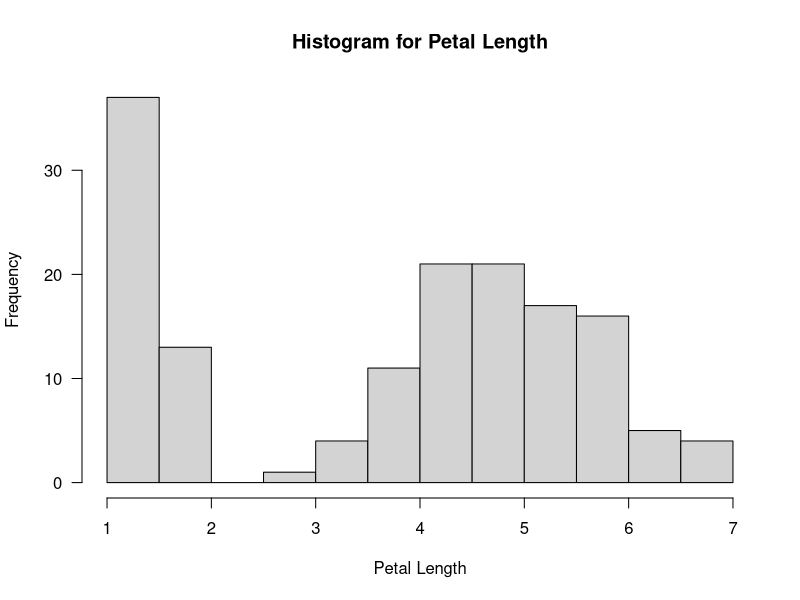
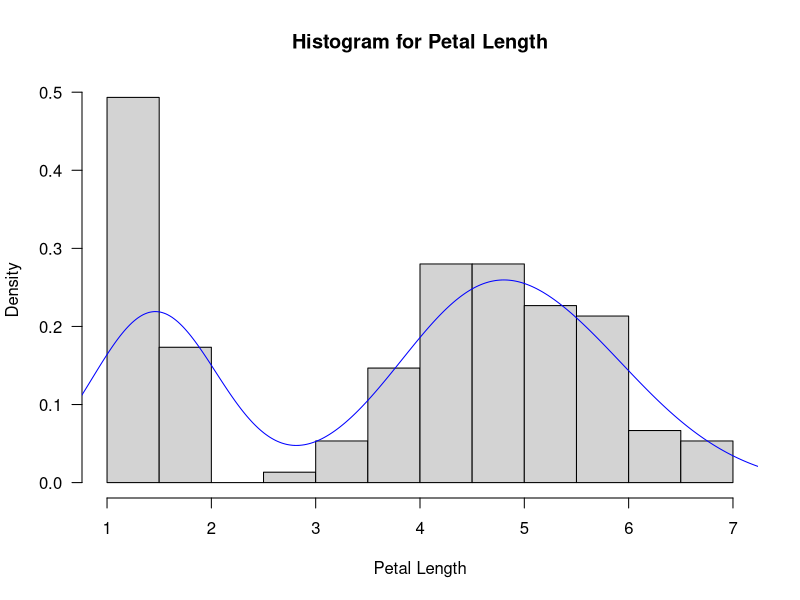
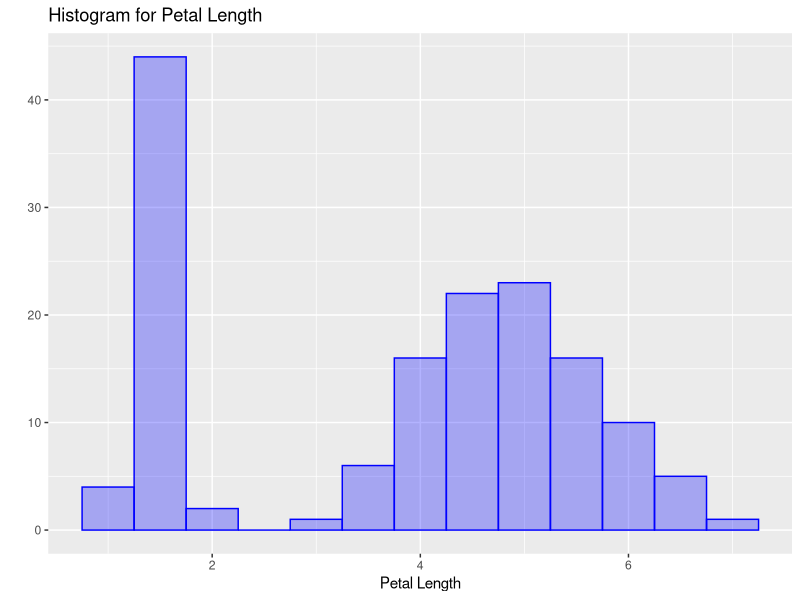
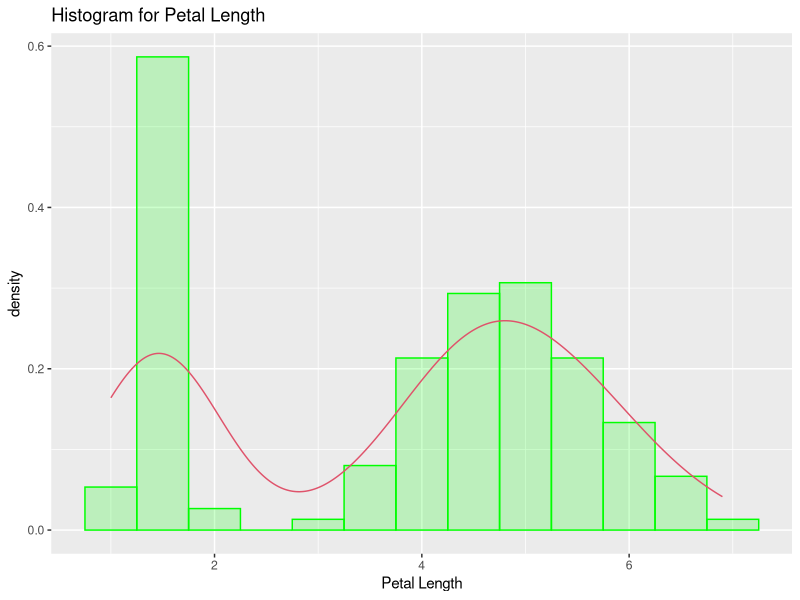

Here is the R script that generated these plots, in order:
# Load data
data(iris)

# Calculate the mean Petal Length
petal_length_mean <- mean(iris$Petal.Length)

# Plot the distribution of the Petal Length
hist(iris$Petal.Length,
     main="Histogram for Petal Length",
     xlab="Petal Length",
     las=1)

# Probability Density of the Petal Length
hist(iris$Petal.Length,
     main="Histogram for Petal Length",
     xlab="Petal Length",
     las=1,
     prob=TRUE)

lines(density(iris$Petal.Length), col="blue")

# Load library ggplot2
library(ggplot2)

# Histogram using ggplot2 - qplot
qplot <- qplot(iris$Petal.Length,
               geom="histogram",
               binwidth=0.5,
               main="Histogram for Petal Length",
               xlab="Petal Length",
               fill=I("blue"),
               col=I("blue"),
               alpha=I(0.3))

print(qplot)

# Histogram using ggplot2 - ggplot
ggplot <- ggplot(data=iris, aes(Petal.Length)) + 
  geom_histogram(aes(y=..density..),
                 binwidth = 0.5,
                 col="green",
                 fill="green",
                 alpha=0.2) +
  geom_density(col=2) +
  labs(title="Histogram for Petal Length", x="Petal Length", y="density")

print(ggplot)